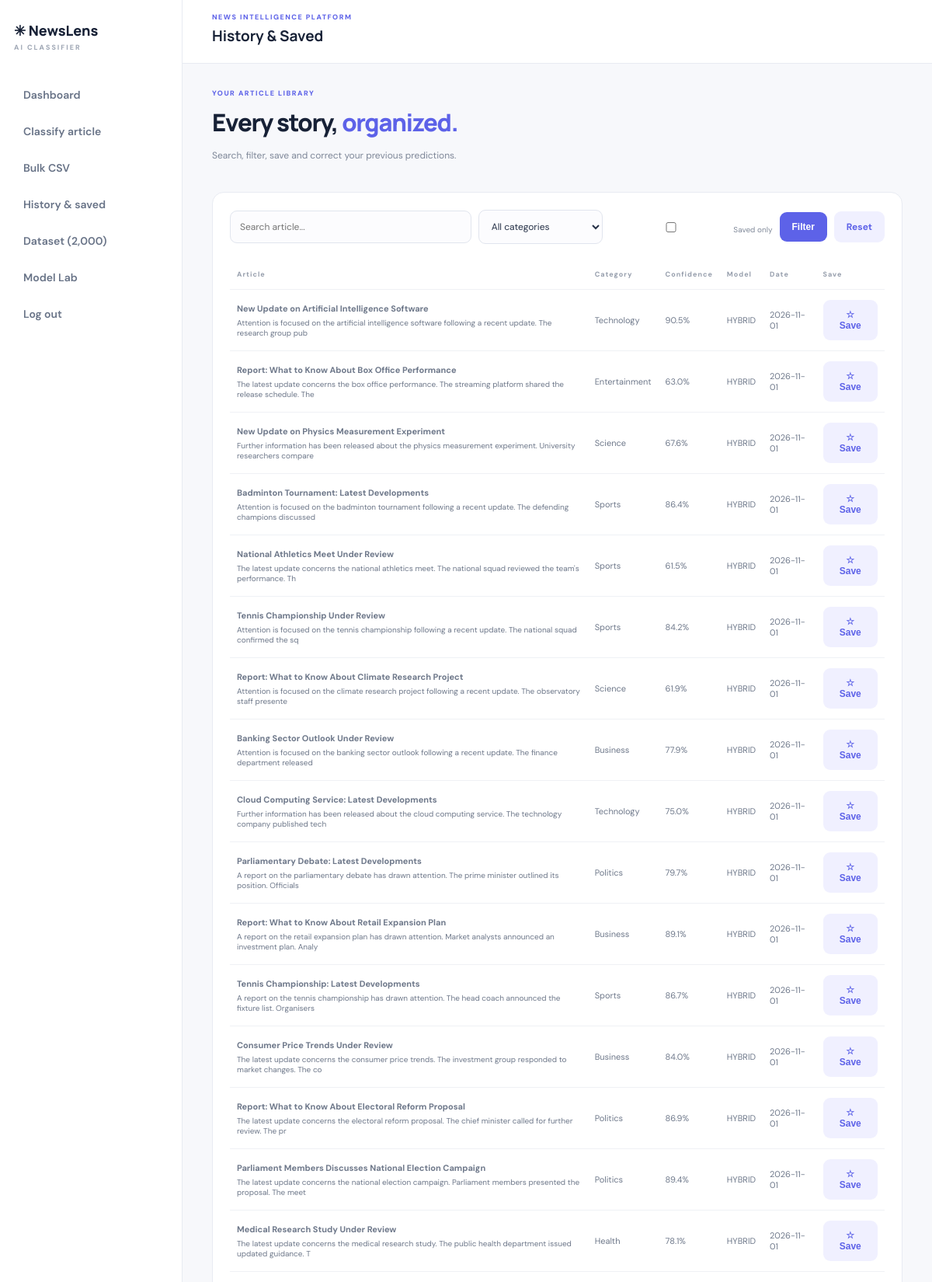
Screenshot of /history (signed in, upper part) with the database file from the repository.
### tables this page shows
CREATE TABLE articles(id INTEGER PRIMARY KEY,user_id INTEGER,title TEXT,content TEXT,source_url TEXT,category TEXT,confidence REAL,probabilities TEXT,model TEXT,created_at TEXT,saved INTEGER DEFAULT 0);

### app.py (the view)
@app.route("/history")
@login_required
def history():
    q=request.args.get("q","").strip();cat=request.args.get("category","");saved=request.args.get("saved")=="1"
    sql="SELECT * FROM articles WHERE user_id=?";args=[session["uid"]]
    if q:sql+=" AND (title LIKE ? OR content LIKE ?)";args.extend([f"%{q}%",f"%{q}%"])
    if cat:sql+=" AND category=?";args.append(cat)
    if saved:sql+=" AND saved=1"
    sql+=" ORDER BY id DESC LIMIT 300"
    with conn() as c:rows=c.execute(sql,args).fetchall()
    return render_template("history.html",rows=rows,q=q,selected=cat,saved_only=saved)

### app.py (called while the page is built)
def conn():
    c=sqlite3.connect(DB); c.row_factory=sqlite3.Row; return c

def login_required(fn):
    @wraps(fn)
    def w(*a,**kw):
        if "uid" not in session: return redirect(url_for("login"))
        return fn(*a,**kw)
    return w

@app.context_processor
def globals_():return {"categories":CATEGORIES,"current_user":session.get("username")}

### templates/history.html
{% extends "base.html" %}{% block heading %}History & Saved{% endblock %}{% block content %}<div class="intro"><div><div class="pill">YOUR ARTICLE LIBRARY</div><h1>Every story, <em>organized.</em></h1><p>Search, filter, save and correct your previous predictions.</p></div></div><div class="panel"><form method="get" class="filters"><input name="q" value="{{q}}" placeholder="Search article..."><select name="category"><option value="">All categories</option>{% for c in categories %}<option {% if selected==c %}selected{% endif %}>{{c}}</option>{% endfor %}</select><label class="check"><input type="checkbox" name="saved" value="1" {% if saved_only %}checked{% endif %}> Saved only</label><button class="btn">Filter</button><a class="btn secondary" href="/history">Reset</a></form><div class="tablewrap"><table><tr><th>Article</th><th>Category</th><th>Confidence</th><th>Model</th><th>Date</th><th>Save</th></tr>{% for r in rows %}<tr><td><b>{{r['title'] or r['content'][:80]}}</b><small>{{r['content'][:110]}}</small>{% if r['source_url'] %}<small><a href="{{r['source_url']}}" target="_blank" rel="noopener">Open source article ↗</a></small>{% endif %}</td><td>{{r['category']}}</td><td>{{"%.1f"|format(r['confidence']*100)}}%</td><td>{{r['model']}}</td><td>{{r['created_at'][:10]}}</td><td><form method="post" action="/article/{{r['id']}}/save"><button class="btn secondary">{{'★ Saved' if r['saved'] else '☆ Save'}}</button></form></td></tr>{% endfor %}</table></div>{% if not rows %}<p>No matching classifications yet.</p>{% endif %}</div>{% endblock %}

### static/style.css (style rules this page uses)
:root { --ink:#172136;--muted:#7e8798;--line:#e8ebf2;--paper:#f7f8fb;--purple:#5d62e8 }
* { box-sizing:border-box }
body { margin:0;background:var(--paper);color:var(--ink);font:14px 'DM Sans',sans-serif }
a { color:#5d62e8;text-decoration:none }
header span,.pill { font-size:9px;letter-spacing:1.5px;font-weight:800;color:#5d62e8 }
.intro { display:flex;justify-content:space-between;align-items:center;gap:20px;margin-bottom:25px }
.intro h1,.landing h1 { font:800 31px Manrope;letter-spacing:-1.2px;margin:10px 0 }
.intro h1 em,.landing h1 em { font-style:normal;color:var(--purple) }
.intro p,.landing p { color:var(--muted);line-height:1.7;font-size:12px }
.btn { border:0;border-radius:9px;background:var(--purple);color:white;padding:12px 16px;display:inline-flex;align-items:center;justify-content:center;font-weight:700;font-size:12px;cursor:pointer }
.btn.secondary { background:#f0f0ff;color:var(--purple) }
.panel,.stats>div { background:white;border:1px solid var(--line);border-radius:15px;padding:22px;margin-bottom:17px;min-width:0 }
.form input,.form textarea,.form select,.filters input,.filters select { width:100%;border:1px solid #e1e5ee;border-radius:9px;background:#fcfcfe;padding:12px;color:#273248;font:12px 'DM Sans';outline:none }
.tablewrap { overflow:auto }
table { border-collapse:collapse;width:100%;min-width:600px;font-size:11px }
th { text-align:left;color:#969eac;font-size:9px;letter-spacing:1px }
th,td { padding:13px 9px;border-bottom:1px solid #eff1f5 }
td { color:#6e788a }
td small { display:block;margin-top:5px;font-size:10px }
.filters { display:flex;gap:9px;align-items:center;margin-bottom:20px;flex-wrap:wrap }
.filters input { flex:1;min-width:150px }
.filters select { width:160px }
.check { font-size:10px;color:#818a9a }
.check input { width:auto }

### rows the page displays
articles: title "New Update on Artificial Intelligence Software", content "Attention is focused on the artificial intelligence software following a recent update. The research group pub", category "Technology", r['confidence']*100 "90.5", model "HYBRID", created_at "2026-11-01", saved "☆ Save"
articles: title "Report: What to Know About Box Office Performance", content "The latest update concerns the box office performance. The streaming platform shared the release schedule. The", category "Entertainment", r['confidence']*100 "63.0", model "HYBRID", created_at "2026-11-01", saved "☆ Save"
articles: title "New Update on Physics Measurement Experiment", content "Further information has been released about the physics measurement experiment. University researchers compare", category "Science", r['confidence']*100 "67.6", model "HYBRID", created_at "2026-11-01", saved "☆ Save"
articles: title "Badminton Tournament: Latest Developments", content "Attention is focused on the badminton tournament following a recent update. The defending champions discussed", category "Sports", r['confidence']*100 "86.4", model "HYBRID", created_at "2026-11-01", saved "☆ Save"
articles: title "National Athletics Meet Under Review", content "The latest update concerns the national athletics meet. The national squad reviewed the team's performance. Th", category "Sports", r['confidence']*100 "61.5", model "HYBRID", created_at "2026-11-01", saved "☆ Save"
articles: title "Tennis Championship Under Review", content "Attention is focused on the tennis championship following a recent update. The national squad confirmed the sq", category "Sports", r['confidence']*100 "84.2", model "HYBRID", created_at "2026-11-01", saved "☆ Save"
articles: title "Report: What to Know About Climate Research Project", content "Attention is focused on the climate research project following a recent update. The observatory staff presente", category "Science", r['confidence']*100 "61.9", model "HYBRID", created_at "2026-11-01", saved "☆ Save"
articles: title "Banking Sector Outlook Under Review", content "Attention is focused on the banking sector outlook following a recent update. The finance department released", category "Business", r['confidence']*100 "77.9", model "HYBRID", created_at "2026-11-01", saved "☆ Save"
articles: title "Cloud Computing Service: Latest Developments", content "Further information has been released about the cloud computing service. The technology company published tech", category "Technology", r['confidence']*100 "75.0", model "HYBRID", created_at "2026-11-01", saved "☆ Save"
articles: title "Parliamentary Debate: Latest Developments", content "A report on the parliamentary debate has drawn attention. The prime minister outlined its position. Officials", category "Politics", r['confidence']*100 "79.7", model "HYBRID", created_at "2026-11-01", saved "☆ Save"
articles: title "Report: What to Know About Retail Expansion Plan", content "A report on the retail expansion plan has drawn attention. Market analysts announced an investment plan. Analy", category "Business", r['confidence']*100 "89.1", model "HYBRID", created_at "2026-11-01", saved "☆ Save"
articles: title "Tennis Championship: Latest Developments", content "A report on the tennis championship has drawn attention. The head coach announced the fixture list. Organisers", category "Sports", r['confidence']*100 "86.7", model "HYBRID", created_at "2026-11-01", saved "☆ Save"
articles: title "Consumer Price Trends Under Review", content "The latest update concerns the consumer price trends. The investment group responded to market changes. The co", category "Business", r['confidence']*100 "84.0", model "HYBRID", created_at "2026-11-01", saved "☆ Save"
articles: title "Report: What to Know About Electoral Reform Proposal", content "The latest update concerns the electoral reform proposal. The chief minister called for further review. The pr", category "Politics", r['confidence']*100 "86.9", model "HYBRID", created_at "2026-11-01", saved "☆ Save"
articles: title "Parliament Members Discusses National Election Campaign", content "The latest update concerns the national election campaign. Parliament members presented the proposal. The meet", category "Politics", r['confidence']*100 "89.4", model "HYBRID", created_at "2026-11-01", saved "☆ Save"
articles: title "Medical Research Study Under Review", content "The latest update concerns the medical research study. The public health department issued updated guidance. T", category "Health", r['confidence']*100 "78.1", model "HYBRID", created_at "2026-11-01", saved "☆ Save"
